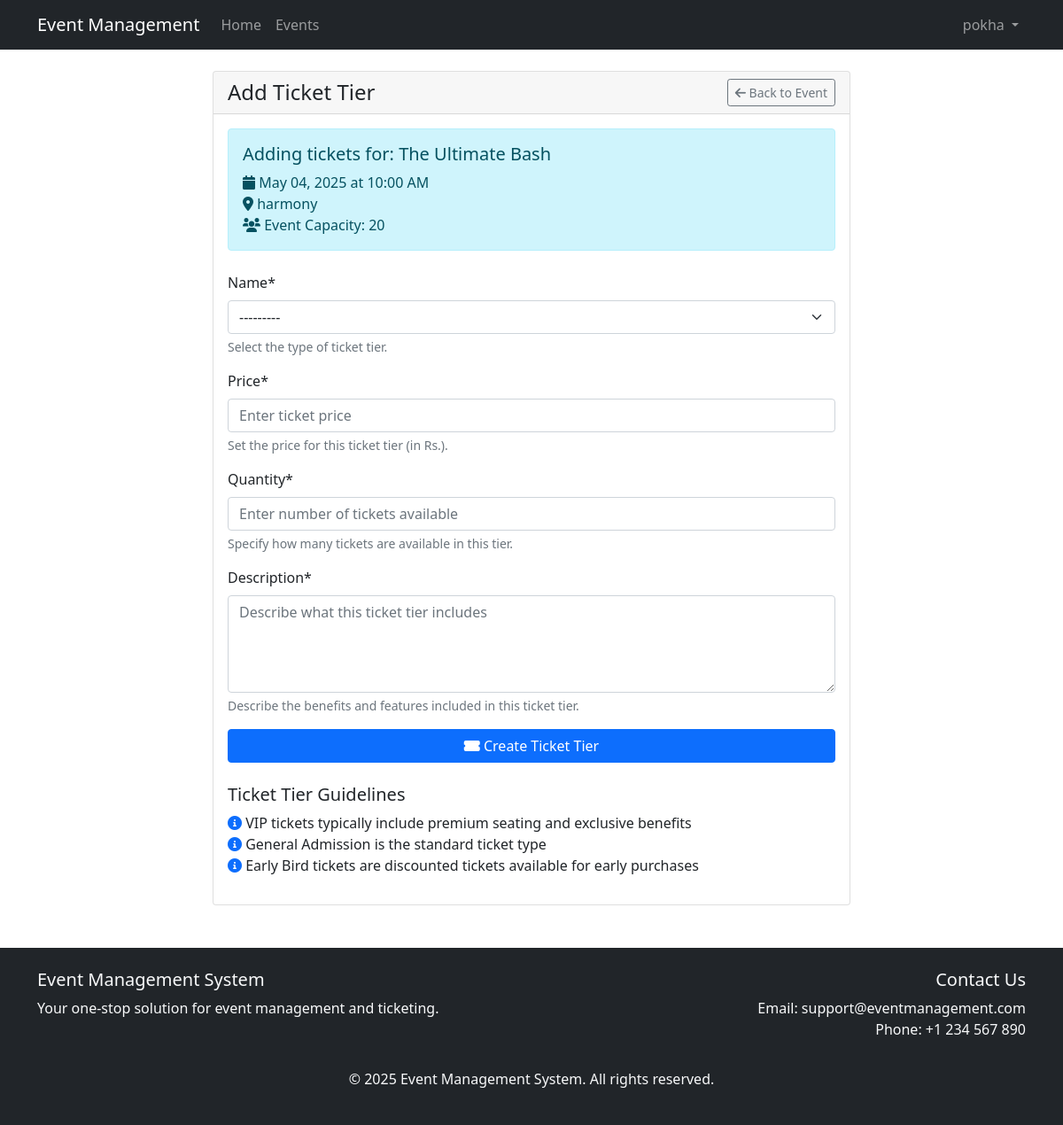
Page /events/2/create-tier/ (signed in) on the committed database.
### events/models.py (models this page shows, shortened)
class Event(models.Model):
    CATEGORY_CHOICES = [
        ('MUSIC', 'Music'),
        ('EDUCATION', 'Education'),
        ('SPORTS', 'Sports'),
        ('COMMUNITY', 'Community'),
        ('OTHER', 'Other'),
    ]
    title = models.CharField(max_length=200)
    description = models.TextField()
    organizer = models.ForeignKey(User, on_delete=models.CASCADE)
    category = models.CharField(max_length=20, choices=CATEGORY_CHOICES)
    venue = models.CharField(max_length=200)
    date = models.DateField()
    time = models.TimeField()
    capacity = models.PositiveIntegerField()
    image = models.ImageField(upload_to='event_images/')
    created_at = models.DateTimeField(auto_now_add=True)
    updated_at = models.DateTimeField(auto_now=True)
    is_active = models.BooleanField(default=True)

### events/views.py (the view)
# urls.py: path('events/<int:event_id>/create-tier/', views.create_ticket_tier, name='create_ticket_tier'),
@login_required
def create_ticket_tier(request, event_id):
    event = get_object_or_404(Event, id=event_id, organizer=request.user)
    if request.method == 'POST':
        form = TicketTierForm(request.POST)
        if form.is_valid():
            ticket_tier = form.save(commit=False)
            ticket_tier.event = event
            ticket_tier.save()
            messages.success(request, 'Ticket tier created successfully!')
            return redirect('event_detail', event_id=event.id)
    else:
        form = TicketTierForm()
    return render(request, 'events/create_ticket_tier.html', {'form': form, 'event': event})

### events/forms.py
class TicketTierForm(forms.ModelForm):
    class Meta:
        model = TicketTier
        fields = ('name', 'price', 'quantity', 'description')
        widgets = {
            'description': forms.Textarea(attrs={'rows': 4, 'placeholder': 'Describe what this ticket tier includes'}),
            'price': forms.NumberInput(attrs={'min': '0', 'step': '0.01', 'placeholder': 'Enter ticket price'}),
            'quantity': forms.NumberInput(attrs={'min': '1', 'placeholder': 'Enter number of tickets available'}),
        }
        help_texts = {
            'name': 'Select the type of ticket tier.',
            'price': 'Set the price for this ticket tier (in Rs.).',
            'quantity': 'Specify how many tickets are available in this tier.',
            'description': 'Describe the benefits and features included in this ticket tier.',
        }

### templates/events/create_ticket_tier.html (shortened to what this page needs)
{% extends 'base.html' %}
{% load crispy_forms_tags %}
{% block content %}
<div class="container">
    <div class="row justify-content-center">
        <div class="col-md-8">
            <div class="card">
                <div class="card-header d-flex justify-content-between align-items-center">
                    <h4 class="mb-0">Add Ticket Tier</h4>
                    <a href="{% url 'event_detail' event_id=event.id %}" class="btn btn-outline-secondary btn-sm">
                        <i class="fas fa-arrow-left"></i> Back to Event
                    </a>
                </div>
                <div class="card-body">
                    <div class="alert alert-info mb-4">
                        <h5>Adding tickets for: {{ event.title }}</h5>
                        <p class="mb-0">
                            <i class="fas fa-calendar"></i> {{ event.date|date:"F d, Y" }} at {{ event.time|time:"g:i A" }}<br>
                            <i class="fas fa-map-marker-alt"></i> {{ event.venue }}<br>
                            <i class="fas fa-users"></i> Event Capacity: {{ event.capacity }}
                        </p>
                    </div>
                    <form method="post" novalidate>
                        {{ form|crispy }}
                        <div class="d-grid gap-2 mt-3">
                            <button type="submit" class="btn btn-primary">
                                <i class="fas fa-ticket-alt"></i> Create Ticket Tier
                            </button>
                        </div>
                    </form>
                    <div class="mt-4">
                        <h5>Ticket Tier Guidelines</h5>
                        <ul class="list-unstyled">
                            <li><i class="fas fa-info-circle text-primary"></i> VIP tickets typically include premium seating and exclusive benefits</li>
                            <li><i class="fas fa-info-circle text-primary"></i> General Admission is the standard ticket type</li>
                            <li><i class="fas fa-info-circle text-primary"></i> Early Bird tickets are discounted tickets available for early purchases</li>
                        </ul>
                    </div>
                </div>
            </div>
        </div>
    </div>
</div>
{% endblock %}

### templates/base.html (shortened to what this page needs)
{% load static %}
<!DOCTYPE html>
<html lang="en">
<head>
    <link href="https://cdn.jsdelivr.net/npm/bootstrap@5.1.3/dist/css/bootstrap.min.css" rel="stylesheet">
    <link href="https://cdnjs.cloudflare.com/ajax/libs/font-awesome/6.0.0/css/all.min.css" rel="stylesheet">
</head>
<body>
    <nav class="navbar navbar-expand-lg navbar-dark bg-dark">
        <div class="container">
            <a class="navbar-brand" href="{% url 'home' %}">Event Management</a>
            <div class="collapse navbar-collapse" id="navbarNav">
                <ul class="navbar-nav me-auto">
                    <li class="nav-item">
                        <a class="nav-link" href="{% url 'home' %}">Home</a>
                    </li>
                    <li class="nav-item">
                        <a class="nav-link" href="{% url 'event_list' %}">Events</a>
                    </li>
                </ul>
                <ul class="navbar-nav">
                    {% if user.is_authenticated %}
                        <li class="nav-item dropdown">
                            <a class="nav-link dropdown-toggle" href="#" id="navbarDropdown" role="button" data-bs-toggle="dropdown">
                                {{ user.username }}
                            </a>
                        </li>
                    {% endif %}
                </ul>
            </div>
        </div>
    </nav>
    <main class="container my-4">
        {% block content %}
        {% endblock %}
    </main>
    <footer class="bg-dark text-light py-4 mt-5">
        <div class="container">
            <div class="row">
                <div class="col-md-6">
                    <h5>Event Management System</h5>
                    <p>Your one-stop solution for event management and ticketing.</p>
                </div>
                <div class="col-md-6 text-md-end">
                    <h5>Contact Us</h5>
                    <p>Email: support@eventmanagement.com<br>Phone: +1 234 567 890</p>
                </div>
            </div>
            <div class="text-center mt-3">
                <p>&copy; {% now "Y" %} Event Management System. All rights reserved.</p>
            </div>
        </div>
    </footer>
</body>
</html>

### rows in the picture
Event: title "The Ultimate Bash", date "May 04, 2025", time "10:00 AM", venue "harmony", capacity "20"

### other values in the picture
{{ user.username }} "pokha"
